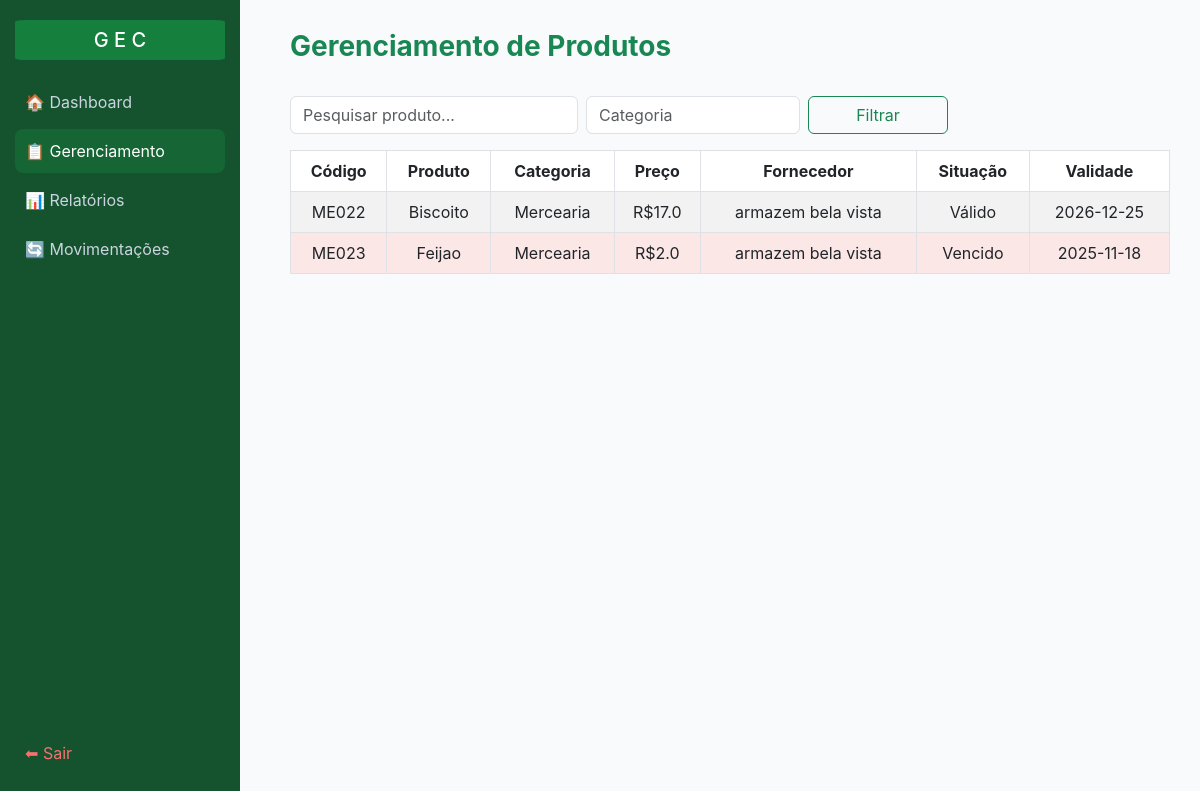
Page /gerenciamento (signed in) on the earlier database version.
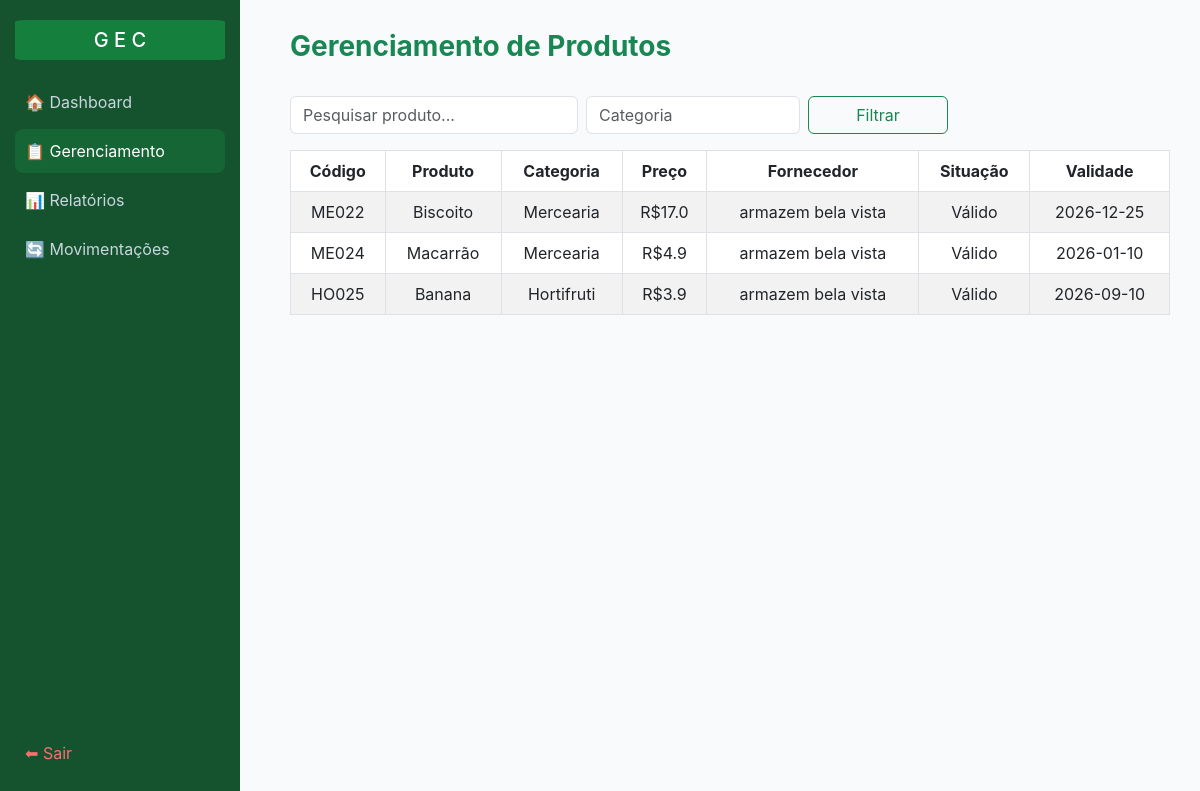
Same page on the later database version.
### tables this page shows
CREATE TABLE "produtos" (
	"id"	INTEGER,
	"nome"	TEXT NOT NULL,
	"descricao"	TEXT,
	"codigo"	NUMERIC UNIQUE,
	"categoria"	TEXT,
	"preco"	REAL NOT NULL,
	"fornecedor_id"	INTEGER,
	"data_validade"	TEXT NOT NULL,
	"status_validade"	TEXT DEFAULT 'válido',
	"ativo"	INTEGER DEFAULT 1,
	PRIMARY KEY("id" AUTOINCREMENT),
	FOREIGN KEY("fornecedor_id") REFERENCES "fornecedores"("id")
);

CREATE TABLE "fornecedores" (
	"id"	INTEGER,
	"nome"	TEXT NOT NULL,
	"cnpj_cpf"	TEXT NOT NULL,
	"telefone"	TEXT NOT NULL,
	"email"	TEXT NOT NULL, ativo INTEGER DEFAULT 1,
	PRIMARY KEY("id" AUTOINCREMENT)
);

### app.py (the view)
@app.route("/gerenciamento")
@login_required
def gerenciamento():
    atualizar_produtos()
    conn = conectar()
    cur = conn.cursor()
    nome = request.args.get("nome", "").capitalize()
    categoria = request.args.get("categoria", "").capitalize()
    query = """
    Select p.id, p.nome, p.codigo, p.categoria, p.preco, p.data_validade,
    p.status_validade, p.ativo, f.nome AS fornecedor
    From produtos p
    Left Join fornecedores f On p.fornecedor_id = f.id
    Where p.ativo = 1
    """
    params = []
    if nome:
        query += " And p.nome LIKE ?"
        params.append(f"%{nome}%")
    if categoria:
        query += " And p.categoria = ?"
        params.append(categoria)
    cur.execute(query, params)
    produtos = cur.fetchall()
    return render_template("gerencia/produtos.html", nome=nome, categoria=categoria, produtos=produtos)

### app.py (called while the page is built)
def login_required(f):
    @wraps(f)
    def wrapper(*args, **kwargs):
        if not session.get("usuario"):
            flash("Faça login primeiro!")
            return redirect(url_for("login"))
        return f(*args, **kwargs)
    return wrapper

def atualizar_produtos():
    conn = conectar()
    cur = conn.cursor()
    from datetime import datetime, timedelta
    hoje = datetime.now().date()
    limite_alerta = hoje + timedelta(days=7)
    cur.execute("""
        UPDATE produtos
        SET status_validade = 'vencido'
        WHERE date(data_validade) < date(?) AND ativo=1
    """, (hoje,))
    cur.execute("""
        UPDATE produtos
        SET status_validade = 'próximo do vencimento'
        WHERE date(data_validade) BETWEEN date(?) AND date(?) AND ativo=1
    """, (hoje, limite_alerta))
    cur.execute("""
        UPDATE produtos
        SET status_validade = 'válido'
        WHERE date(data_validade) > date(?) AND ativo=1
    """, (limite_alerta,))
    conn.commit()
    conn.close()

### data/db.py (called while the page is built)
def conectar():
    return sqlite3.connect("data/estoque.db")

### templates/gerencia/produtos.html (shortened to what this page needs)
<!DOCTYPE html>
<html lang="pt-BR">
<head>
    <link href="https://cdn.jsdelivr.net/npm/bootstrap@5.3.0/dist/css/bootstrap.min.css" rel="stylesheet">
</head>
<body>
<div class="sidebar">
    <div>
        <h5>G E C</h5>
        <a href="{{ url_for('home') }}">🏠 Dashboard</a>
        <a href="{{ url_for('gerenciamento') }}" class="active">📋 Gerenciamento</a>
        <a href="{{ url_for('relatorios') }}">📊 Relatórios</a>
        <a href="{{ url_for('movimentacao') }}">🔄 Movimentações</a>
    </div>
    <div>
        <a href="{{ url_for('login') }}" class="logout" style="color: #f87171;">⬅ Sair</a>
    </div>
</div>
<div class="content">
    <div class="d-flex justify-content-between align-items-center mb-4">
        <h3 class="fw-bold text-success">Gerenciamento de Produtos</h3>
    </div>
    <form class="row g-2 mb-3" method="get">
        <div class="col-md-4">
            <input type="text" name="nome" class="form-control" placeholder="Pesquisar produto..." value="{{ nome }}">
        </div>
        <div class="col-md-3">
            <input type="text" name="categoria" class="form-control" placeholder="Categoria" value="{{ categoria }}">
        </div>
        <div class="col-md-2">
            <button type="submit" class="btn btn-outline-success w-100">Filtrar</button>
        </div>
    </form>
    <div class="table-responsive">
        <table class="table table-striped table-bordered align-middle">
            <thead>
                <tr class="text-center">
                    <th>Código</th>
                    <th>Produto</th>
                    <th>Categoria</th>
                    <th>Preço</th>
                    <th>Fornecedor</th>
                    <th>Situação</th>
                    <th>Validade</th>
                </tr>
            </thead>
            <tbody>
                {% if produtos %}
                    {% for p in produtos %}
                    <tr class="{% if p[6] == 'vencido' %}vencido{% endif %}">
                        <td>{{ p[2] }}</td>
                        <td>{{ p[1] }}</td>
                        <td>{{ p[3] or '-' }}</td>
                        <td>R${{ p[4] }}</td>
                        <td>{{ p[8] or '-' }}</td>
                        <td>{{ p[6].capitalize() }}</td>
                        <td>{{ p[5] }}</td>
                    </tr>
                    {% endfor %}
                {% else %}
                    <tr>
                        <td colspan="8" class="text-center text-muted">Nenhum produto encontrado.</td>
                    </tr>
                {% endif %}
            </tbody>
        </table>
    </div>
</div>
</body>
</html>

Differences in the rows shown:
no longer on this page (row edited): produtos: codigo "ME023", nome "Feijao", categoria "Mercearia", preco "2.0", nome "armazem bela vista", status_validade "Vencido", data_validade "2025-11-18"
added produtos: codigo "ME024", nome "Macarrão", categoria "Mercearia", preco "4.9", nome "armazem bela vista", status_validade "Válido", data_validade "2026-01-10"
added produtos: codigo "HO025", nome "Banana", categoria "Hortifruti", preco "3.9", nome "armazem bela vista", status_validade "Válido", data_validade "2026-09-10"
